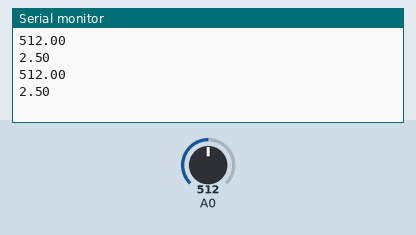
This sketch was run on a simulated Arduino Uno, built with avr-gcc and run on an emulated ATmega328P. Parts: the last lines printed to the serial monitor. Inputs (shaded band) come from the test bench; at power-on: A0 = 512.

Above: at 2.8 s.
2.9 s: A0 set to 716
At 4.6 s:
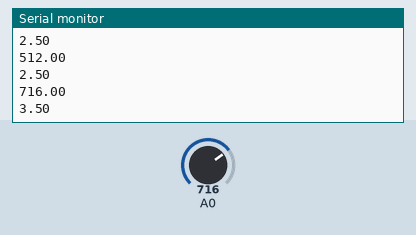
5.6 s: A0 set to 900
At 7.4 s:
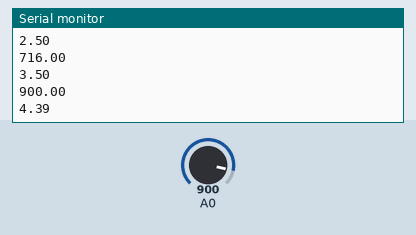
Timing chart, 0 to 8.9 s (numbered marks = the images above; inputs shaded):
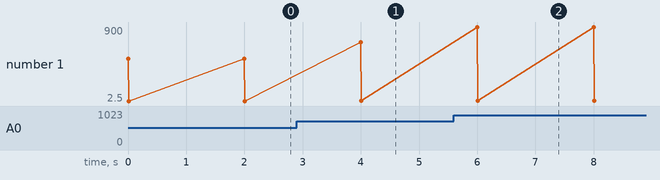

Measured:
- after the input at 2.9 s, the serial monitor: prints a new line after 1.1 s (image 1)
- after the input at 5.6 s, the serial monitor: prints a new line after 0.40 s (image 2)
- plotted number 1: 2.5 → 3.5 after the input at 2.9 s, 3.5 → 4.39 after the input at 5.6 s

The sketch:

sketch_aug24a.ino
```cpp
void setup() {
  // put your setup code here, to run once:
  Serial.begin(9600);
}

void loop() {
  // put your main code here, to run repeatedly:
  float a = analogRead(0);
  float z = ((a*5)/1024);
  Serial.println (a);
  Serial.println (z);
  delay(2000);
}
```
